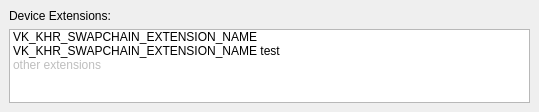
       <widget class="QWidget" name="logicalDevice">
        <attribute name="title">
         <string>Logical Device</string>
        </attribute>
        <widget class="QWidget" name="layoutWidget">
         <property name="geometry">
          <rect>
           <x>9</x>
           <y>9</y>
           <width>521</width>
           <height>94</height>
          </rect>
         </property>
         <layout class="QVBoxLayout" name="verticalLayoutLogicalDevice">
          <item>
           <widget class="QLabel" name="deviceExtensionsLabel">
            <property name="toolTip">
             <string>&lt;html&gt;&lt;head/&gt;&lt;body&gt;&lt;p&gt;&lt;br/&gt;&lt;/p&gt;&lt;/body&gt;&lt;/html&gt;</string>
            </property>
            <property name="text">
             <string>Device Extensions:</string>
            </property>
           </widget>
          </item>
          <item>
           <widget class="QListWidget" name="deviceExtensionsList">
            <property name="toolTip">
             <string>&lt;html&gt;&lt;head/&gt;&lt;body&gt;&lt;p&gt;Add necessary device extensions to your liking. Absolutely necessary extension for swapchain: VK_KHR_SWAPCHAIN_EXTENSION_NAME. Do not disable.&lt;/p&gt;&lt;/body&gt;&lt;/html&gt;</string>
            </property>
            <item>
             <property name="text">
              <string>VK_KHR_SWAPCHAIN_EXTENSION_NAME</string>
             </property>
            </item>
            <item>
             <property name="text">
              <string>VK_KHR_SWAPCHAIN_EXTENSION_NAME test</string>
             </property>
            </item>
            <item>
             <property name="text">
              <string>other extensions</string>
             </property>
             <property name="flags">
              <set>ItemIsSelectable|ItemIsDragEnabled|ItemIsUserCheckable</set>
             </property>
            </item>
           </widget>
          </item>
         </layout>
        </widget>
       </widget>
